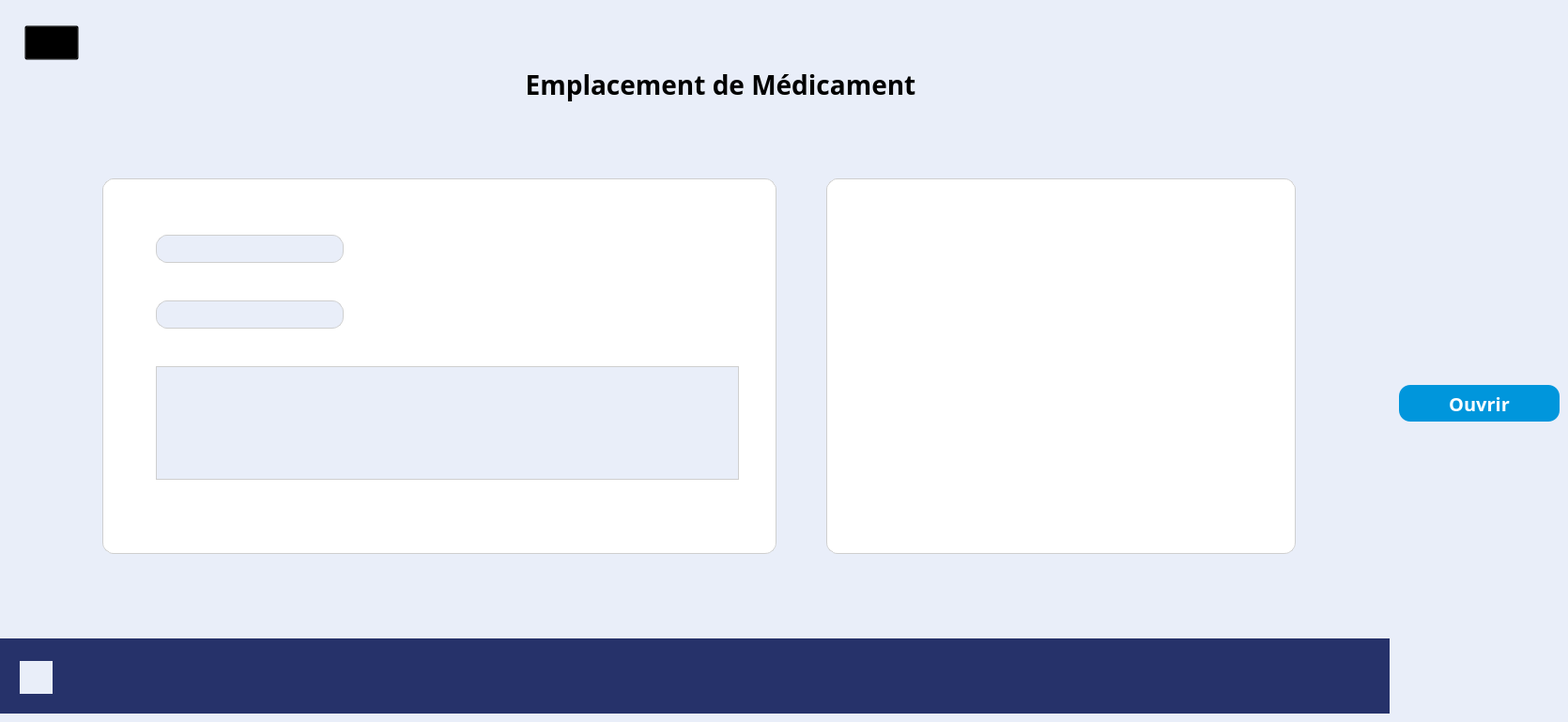
    <widget class="QWidget" name="page_5">
     <property name="styleSheet">
      <string notr="true">background :#E9EEF9;</string>
     </property>
     <widget class="QLabel" name="visual_ord_select_2">
      <property name="geometry">
       <rect>
        <x>109</x>
        <y>190</y>
        <width>718</width>
        <height>400</height>
       </rect>
      </property>
      <property name="styleSheet">
       <string notr="true">border: 1px solid #CFCFCF;
background: #FFFFFF;
border-radius: 12px;
font-family: 'Montserrat';

font-size: 15px;
/* identical to box height */
display: flex;
align-items: center;
text-align: center;
text-transform: uppercase;

color: #26326A;</string>
      </property>
      <property name="text">
       <string/>
      </property>
     </widget>
     <widget class="QLabel" name="label_95">
      <property name="geometry">
       <rect>
        <x>166</x>
        <y>250</y>
        <width>200</width>
        <height>30</height>
       </rect>
      </property>
      <property name="font">
       <font>
        <family>Montserrat</family>
        <pointsize>-1</pointsize>
        <bold>true</bold>
       </font>
      </property>
      <property name="styleSheet">
       <string notr="true">font-family: 'Montserrat';

font-size: 15px;
/* identical to box height */
display: flex;
align-items: center;
text-align: center;
text-transform: uppercase;

color: #26326A;

background : #E9EEF9;
border-radius: 12px;
border: 1px solid #CFCFCF;
</string>
      </property>
      <property name="text">
       <string/>
      </property>
     </widget>
     <widget class="QLabel" name="label_94">
      <property name="geometry">
       <rect>
        <x>166</x>
        <y>320</y>
        <width>200</width>
        <height>30</height>
       </rect>
      </property>
      <property name="font">
       <font>
        <family>Montserrat</family>
        <pointsize>-1</pointsize>
        <bold>true</bold>
       </font>
      </property>
      <property name="styleSheet">
       <string notr="true">font-family: 'Montserrat';

font-size: 15px;
/* identical to box height */
display: flex;
align-items: center;
text-align: center;
text-transform: uppercase;

color: #26326A;

background : #E9EEF9;
border-radius: 12px;
border: 1px solid #CFCFCF;
</string>
      </property>
      <property name="text">
       <string/>
      </property>
     </widget>
     <widget class="QTableView" name="tab_ord_selectionne_distr">
      <property name="geometry">
       <rect>
        <x>166</x>
        <y>390</y>
        <width>621</width>
        <height>121</height>
       </rect>
      </property>
      <property name="font">
       <font>
        <family>Montserrat</family>
        <pointsize>-1</pointsize>
        <bold>true</bold>
       </font>
      </property>
      <property name="styleSheet">
       <string notr="true">font-family: 'Montserrat';

font-size: 15px;
/* identical to box height */
display: flex;
align-items: center;
text-align: center;
text-transform: uppercase;

color: #26326A;

background : #E9EEF9;
border: 1px solid #CFCFCF;
</string>
      </property>
      <property name="lineWidth">
       <number>5</number>
      </property>
      <property name="iconSize">
       <size>
        <width>0</width>
        <height>0</height>
       </size>
      </property>
      <attribute name="horizontalHeaderMinimumSectionSize">
       <number>145</number>
      </attribute>
      <attribute name="horizontalHeaderDefaultSectionSize">
       <number>190</number>
      </attribute>
      <attribute name="verticalHeaderMinimumSectionSize">
       <number>50</number>
      </attribute>
      <attribute name="verticalHeaderDefaultSectionSize">
       <number>50</number>
      </attribute>
     </widget>
     <widget class="QPushButton" name="ouvrir">
      <property name="geometry">
       <rect>
        <x>1490</x>
        <y>410</y>
        <width>171</width>
        <height>39</height>
       </rect>
      </property>
      <property name="font">
       <font>
        <family>Montserrat</family>
        <pointsize>-1</pointsize>
        <italic>false</italic>
        <bold>true</bold>
       </font>
      </property>
      <property name="styleSheet">
       <string notr="true">/* Rectangle 18 */

box-sizing: border-box;

position: absolute;
width: 90px;
height: 31px;
left: 429px;
top: 289px;

background: #0096DC;
border-radius: 12px;
color : #FFFFFF;
/* confirm all */

position: absolute;
width: 116px;
height: 24px;
left: 1092px;
top: 534px;

font-family: 'Montserrat';
font-style: normal;
font-weight: 600;
font-size: 20px;
line-height: 24px;
text-transform: capitalize;

color: #FFFFFF;

</string>
      </property>
      <property name="text">
       <string>Ouvrir</string>
      </property>
     </widget>
     <widget class="QLabel" name="heure_17">
      <property name="geometry">
       <rect>
        <x>860</x>
        <y>712</y>
        <width>100</width>
        <height>18</height>
       </rect>
      </property>
      <property name="font">
       <font>
        <family>Montserrat</family>
        <pointsize>14</pointsize>
        <italic>false</italic>
        <bold>false</bold>
       </font>
      </property>
      <property name="styleSheet">
       <string notr="true">/* Thursday , October 6 2022 */

position: absolute;
width: 196px;
height: 18px;
left: 636px;
top: 712px;

font-family: 'Montserrat';
font-style: normal;
font-weight: 400;
font-size: 14.766px;
line-height: 18px;
/* identical to box height */
text-transform: capitalize;

color: #FFFFFF;

background : transparent;</string>
      </property>
      <property name="text">
       <string/>
      </property>
     </widget>
     <widget class="QLabel" name="label_50">
      <property name="geometry">
       <rect>
        <x>1302</x>
        <y>705</y>
        <width>139</width>
        <height>34</height>
       </rect>
      </property>
      <property name="styleSheet">
       <string notr="true">background : #26326A;</string>
      </property>
      <property name="text">
       <string/>
      </property>
      <property name="pixmap">
       <pixmap resource="Ressources.qrc">:/images/Asqii 2.png</pixmap>
      </property>
     </widget>
     <widget class="QLabel" name="label_51">
      <property name="geometry">
       <rect>
        <x>0</x>
        <y>680</y>
        <width>1480</width>
        <height>80</height>
       </rect>
      </property>
      <property name="styleSheet">
       <string notr="true">background : #26326A;</string>
      </property>
      <property name="text">
       <string/>
      </property>
     </widget>
     <widget class="QLabel" name="date_17">
      <property name="geometry">
       <rect>
        <x>636</x>
        <y>712</y>
        <width>196</width>
        <height>18</height>
       </rect>
      </property>
      <property name="font">
       <font>
        <family>Montserrat</family>
        <pointsize>14</pointsize>
        <italic>false</italic>
        <bold>false</bold>
       </font>
      </property>
      <property name="styleSheet">
       <string notr="true">/* Thursday , October 6 2022 */

position: absolute;
width: 196px;
height: 18px;
left: 636px;
top: 712px;

font-family: 'Montserrat';
font-style: normal;
font-weight: 400;
font-size: 14.766px;
line-height: 18px;
/* identical to box height */
text-transform: capitalize;

color: #FFFFFF;

background : transparent;</string>
      </property>
      <property name="text">
       <string/>
      </property>
     </widget>
     <widget class="QLabel" name="nom_log_4">
      <property name="geometry">
       <rect>
        <x>78</x>
        <y>712</y>
        <width>101</width>
        <height>20</height>
       </rect>
      </property>
      <property name="font">
       <font>
        <family>Montserrat</family>
        <pointsize>-1</pointsize>
        <italic>false</italic>
        <bold>true</bold>
       </font>
      </property>
      <property name="styleSheet">
       <string notr="true">/* User ADMIN */

position: absolute;
width: 109px;
height: 20px;
left: 78px;
top: 712px;

font-family: 'Montserrat';
font-style: normal;
font-weight: 600;
font-size: 16px;
line-height: 20px;
/* identical to box height */
text-transform: uppercase;

color: #FFFFFF;
background : transparent;
</string>
      </property>
      <property name="text">
       <string/>
      </property>
     </widget>
     <widget class="QLabel" name="label_52">
      <property name="geometry">
       <rect>
        <x>21</x>
        <y>704</y>
        <width>35</width>
        <height>35</height>
       </rect>
      </property>
      <property name="styleSheet">
       <string notr="true">/* settings 1 */

position: absolute;
width: 35px;
height: 35px;
left: 21px;
top: 704px;

background: url(settings.png);
</string>
      </property>
      <property name="text">
       <string/>
      </property>
      <property name="pixmap">
       <pixmap resource="Ressources.qrc">:/images/settings 1 .png</pixmap>
      </property>
     </widget>
     <widget class="QLabel" name="label_93">
      <property name="geometry">
       <rect>
        <x>477</x>
        <y>58</y>
        <width>581</width>
        <height>64</height>
       </rect>
      </property>
      <property name="font">
       <font>
        <family>Montserrat</family>
        <pointsize>21</pointsize>
        <italic>false</italic>
        <bold>true</bold>
       </font>
      </property>
      <property name="styleSheet">
       <string notr="true">/* drug validation */

position: absolute;
width: 526px;
height: 64px;
left: 477px;
top: 58px;

font-family: 'Montserrat';
font-style: normal;
font-weight: 700;
font-size: 52.8201px;
line-height: 64px;
text-transform: uppercase;

color: #000000;

</string>
      </property>
      <property name="text">
       <string>Emplacement de Médicament</string>
      </property>
      <property name="alignment">
       <set>Qt::AlignCenter</set>
      </property>
     </widget>
     <widget class="QLabel" name="visual_ord_select_5">
      <property name="geometry">
       <rect>
        <x>880</x>
        <y>190</y>
        <width>500</width>
        <height>400</height>
       </rect>
      </property>
      <property name="styleSheet">
       <string notr="true">border: 1px solid #CFCFCF;
background: #FFFFFF;
border-radius: 12px;
font-family: 'Montserrat';

font-size: 15px;
/* identical to box height */
display: flex;
align-items: center;
text-align: center;
text-transform: uppercase;

color: #26326A;</string>
      </property>
      <property name="text">
       <string/>
      </property>
     </widget>
     <widget class="QPushButton" name="return_page4_from_empl_med">
      <property name="geometry">
       <rect>
        <x>26</x>
        <y>27</y>
        <width>58</width>
        <height>37</height>
       </rect>
      </property>
      <property name="styleSheet">
       <string notr="true">background : transparent;
</string>
      </property>
      <property name="text">
       <string/>
      </property>
      <property name="icon">
       <iconset resource="Ressources.qrc">
        <normaloff>:/images/Group 26.png</normaloff>:/images/Group 26.png</iconset>
      </property>
      <property name="iconSize">
       <size>
        <width>58</width>
        <height>37</height>
       </size>
      </property>
     </widget>
     <zorder>visual_ord_select_5</zorder>
     <zorder>visual_ord_select_2</zorder>
     <zorder>label_95</zorder>
     <zorder>label_94</zorder>
     <zorder>tab_ord_selectionne_distr</zorder>
     <zorder>ouvrir</zorder>
     <zorder>label_51</zorder>
     <zorder>date_17</zorder>
     <zorder>nom_log_4</zorder>
     <zorder>label_52</zorder>
     <zorder>heure_17</zorder>
     <zorder>label_50</zorder>
     <zorder>label_93</zorder>
     <zorder>return_page4_from_empl_med</zorder>
    </widget>
